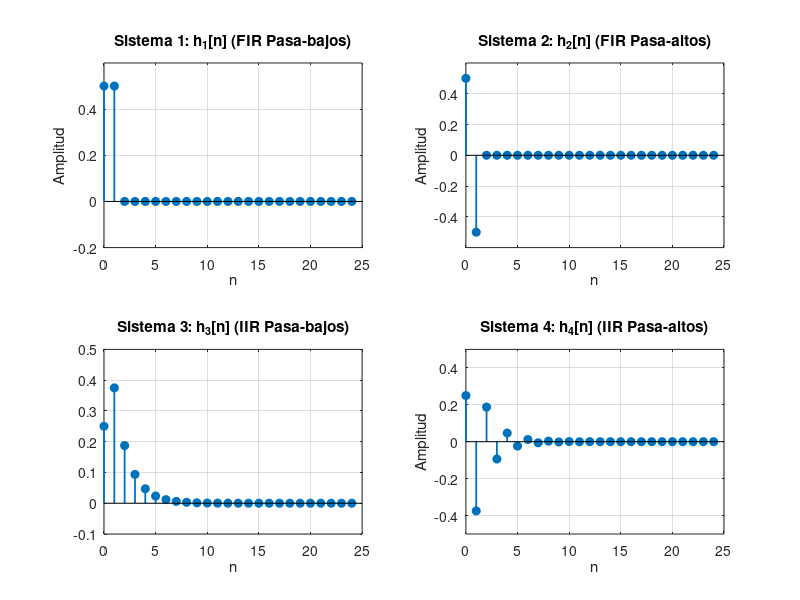
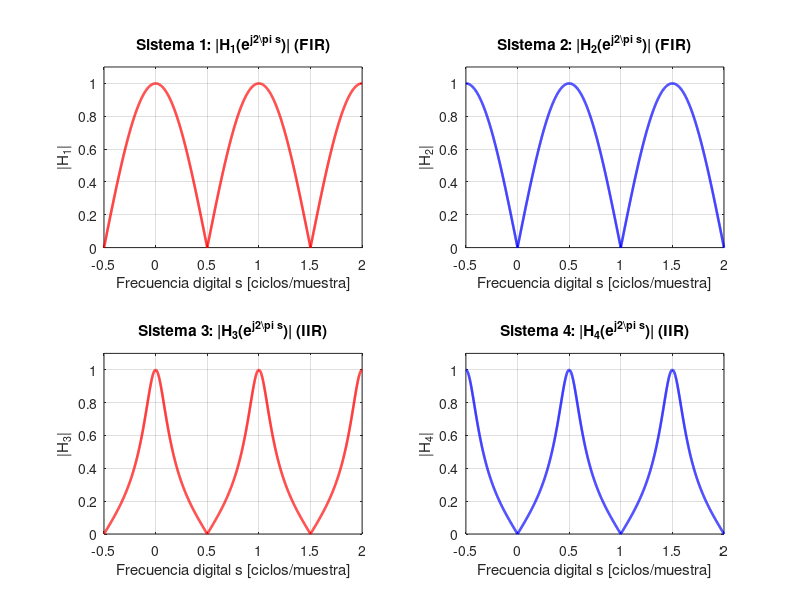

MATLAB code for these plots, in order:
clear all; 
close all; 
clc;
graphics_toolkit('qt');
fprintf('Generando gráficos analíticos del Inciso 2...\\n');
%% Definición de los ejes 
% Eje temporal discreto para visualizar h[n] 
N_muestras = 25; 
% 25 muestras bastan para ver decaer a los IIR 
n = 0 : (N_muestras - 1);
% Eje de frecuencia digital s en el período fundamental [-0.5; 0.5] 
ds = 0.001; 
s = -0.5 : ds : 2;
%% Expresiones Analíticas de h[n] 
% Sistema 1 (FIR Pasa-bajos): h1[n] = 0.5\*delta[n] + 0.5\*delta[n-1] 
h1 = zeros(size(n)); 
h1(n == 0) = 0.5; 
h1(n == 1) = 0.5;
% Sistema 2 (FIR Pasa-altos): h2[n] = 0.5\*delta[n] - 0.5\*delta[n-1] 
h2 = zeros(size(n)); 
h2(n == 0) = 0.5; 
h2(n == 1) = -0.5;
% Sistema 3 (IIR Pasa-bajos): h3[0] = 0.25; h3[n&<;=1] = (3/4)\*(0.5)^n 
h3 = zeros(size(n)); 
h3(n == 0) = 0.25; 
h3(n >= 1) = (3/4) * (0.5 .^ n(n >= 1)); 
% Sistema 4 (IIR Pasa-altos): h4[0] = 0.25; h4[n >=1] = (3/4)\*(-0.5)^n 
h4 = zeros(size(n)); 
h4(n == 0) = 0.25; 
h4(n >= 1) = (3/4) * ((-0.5) .^ n(n >= 1));
ejw = exp(-1j * 2 * pi * s);
H1 = 0.5 * (1 + ejw); 
H2 = 0.5 * (1 - ejw); 
H3 = (0.25 * (1 + ejw)) ./ (1 - 0.5 * ejw); 
H4 = (0.25 * (1 - ejw)) ./ (1 + 0.5 * ejw);
%% 4\. FIGURA 1: Respuestas Impulsionales h[n] (Dominio Temporal) 
figure(1, 'name', 'Respuestas Impulsionales h[n]');
subplot(2, 2, 1); 
stem(n, h1, 'filled', 'linewidth', 1.3); 
grid on; 
title('Sistema 1: h_1[n] (FIR Pasa-bajos)'); 
xlabel('n'); 
ylabel('Amplitud'); 
ylim([-0.2, 0.6]);

subplot(2, 2, 2); 
stem(n, h2, 'filled', 'linewidth', 1.3); 
grid on; 
title('Sistema 2: h_2[n] (FIR Pasa-altos)'); 
xlabel('n'); 
ylabel('Amplitud'); 
ylim([-0.6, 0.6]);

subplot(2, 2, 3); 
stem(n, h3, 'filled', 'linewidth', 1.3); 
grid on; 
title('Sistema 3: h_3[n] (IIR Pasa-bajos)'); 
xlabel('n'); 
('Amplitud'); 
ylim([-0.1, 0.5]);

subplot(2, 2, 4); 
stem(n, h4, 'filled', 'linewidth', 1.3); 
grid on; 
title('Sistema 4: h_4[n] (IIR Pasa-altos)'); 
xlabel('n'); 
ylabel('Amplitud'); 
ylim([-0.5, 0.5]);

%% 5\. FIGURA 2: Respuestas en Frecuencia |H(e^{j2\\pi s})| (Magnitud) 
figure(2, 'name', 'Respuestas en Frecuencia |H(s)|');

subplot(2, 2, 1); 
plot(s, abs(H1), 'r', 'linewidth', 1.8); 
grid on; 
title('Sistema 1: |H_1(e^{j2\\pi s})| (FIR)'); 
xlabel('Frecuencia digital s [ciclos/muestra]'); 
ylabel('|H_1|'); 
xlim([-0.5, 2]); 
ylim([0, 1.1]);

subplot(2, 2, 2); 
plot(s, abs(H2), 'b', 'linewidth', 1.8); 
grid on; 
title('Sistema 2: |H_2(e^{j2\\pi s})| (FIR)'); 
xlabel('Frecuencia digital s [ciclos/muestra]'); 
ylabel('|H_2|'); 
xlim([-0.5, 2]); 
ylim([0, 1.1]);

subplot(2, 2, 3); 
plot(s, abs(H3), 'r', 'linewidth', 1.8); 
grid on; 
title('Sistema 3: |H_3(e^{j2\\pi s})| (IIR)'); 
xlabel('Frecuencia digital s [ciclos/muestra]');
ylabel('|H_3|'); 
xlim([-0.5, 2]); 
ylim([0, 1.1]);

subplot(2, 2, 4); 
plot(s, abs(H4), 'b', 'linewidth', 1.8); 
grid on; 
title('Sistema 4: |H_4(e^{j2\\pi s})| (IIR)'); 
xlabel('Frecuencia digital s [ciclos/muestra]'); 
ylabel('|H_4|'); 
xlim([-0.5, 2]); 
ylim([0, 1.1]);
drawnow; 
fprintf('Gráficos listos en pantalla. Presiona Enter en la terminal para continuar...\\n'); 
pause();
